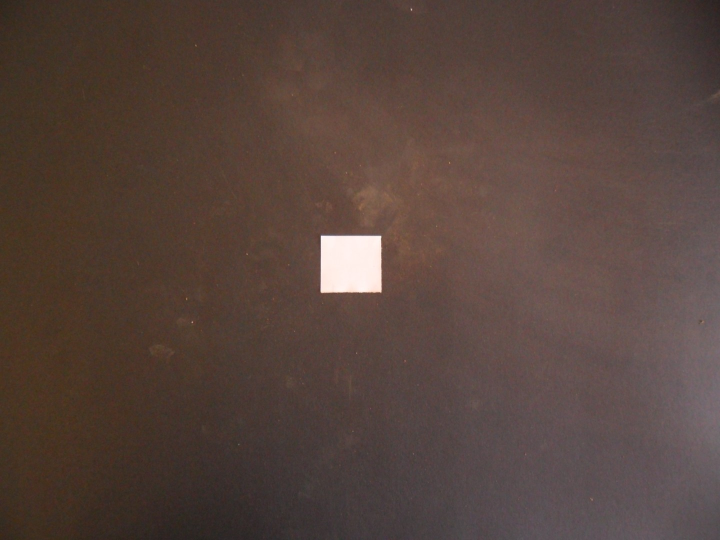
#> input picture imagenes/PATRONSAM_0035.JPG, 1440 x 1080 px (shown at 1/2 size); its folder holds only this picture in this run
$ python autotuning_x.py
#> lines starting #> are read from the running program, lines starting #| are printed output that depends on the picture; after the words box and inside, x2 and y2 are one past the last pixel; in counts of white or black regions, pixels touching at a corner belong together
import cv2 as cv
import numpy as np
import time     #importa time para hacer delays
from datetime import date, datetime #importa libreria dia de hoy fechas
import os

directory = r'.\imagenes'
contador = 0
for entry in os.scandir(directory):
    if (entry.path.endswith(".jpg") or entry.path.endswith(".JPG")) and entry.is_file():
        print(entry.path)

        umbrali = 85
        umbrals = 3
        edges = 0
        objetos = 10
        grosor = 2

        image = cv.imread(entry.path, 3)
#> image is the input picture: shape (1080, 1440, 3); mean B, G, R 61, 68.1, 86.6
        dimensions = image.shape
#> dimensions = (1080, 1440, 3)
        h = image.shape[0]
#> h = 1080
        w = image.shape[1]
#> w = 1440
        ch = image.shape[2]
#> ch = 3

        roi = image.copy()
        roi = roi[int(h*0.22):int(h*0.62), int(w*0.37):int(w*0.8)]
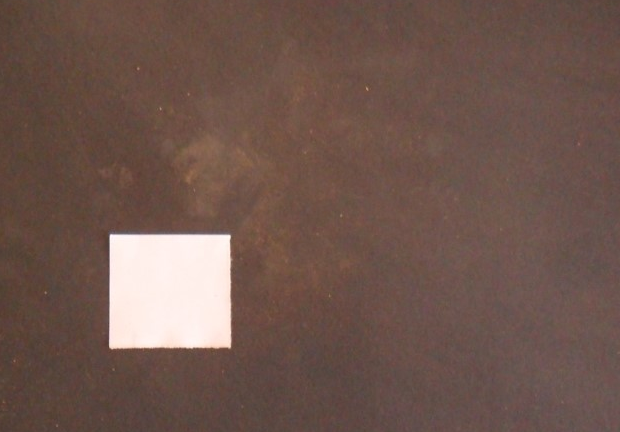
#> roi: shape (432, 620, 3); mean B, G, R 77.6, 86.5, 111.4
        segmentacion = roi.copy()
        image = roi

        gray = cv.cvtColor(image, cv.COLOR_BGR2GRAY)
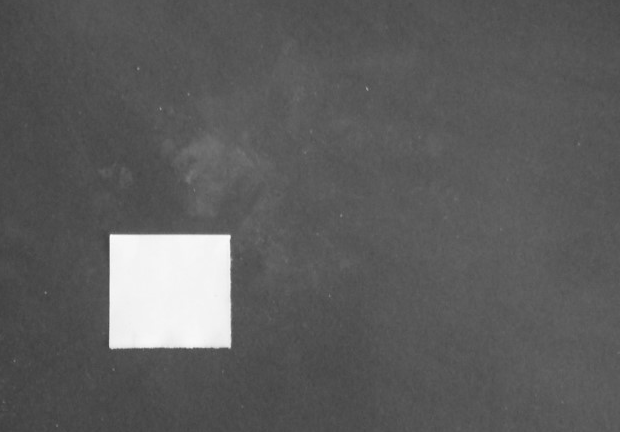
#> gray: shape (432, 620); min 63, max 252, mean 92.9

        blur = cv.GaussianBlur(gray, (5, 5), 0)

        median_pix = np.median(gray)
#> median_pix = 86
        lower = int(median_pix*0.6)
#> lower = 51
        upper = int(lower*1.4)
#> upper = 71

        canny_i = lower
#> canny_i = 51
        canny_s = upper
#> canny_s = 71

        edges = cv.Canny(blur, lower, upper)
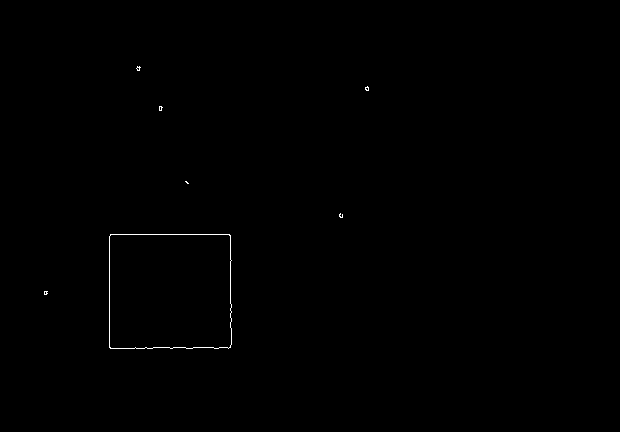
#> edges: shape (432, 620); 0.2% white in thin lines or dots, all inside (x1, y1, x2, y2) = (44, 66, 369, 349)
        (contornos,_) = cv.findContours(edges.copy(), cv.RETR_EXTERNAL, cv.CHAIN_APPROX_SIMPLE)
#> contornos = 7 contours, 6 with area under 20; largest, box (x1, y1, x2, y2) and area: (109, 234, 232, 349) 13755
        #contenido = contornos[0]
        objetos = int(len(contornos))
#> objetos = 7
        print("He encontrado {} objetos".format(len(contornos)))
#| He encontrado 7 objetos


        print (objetos)
#| 7
        print (lower, upper)
#| 51 71

        edges = cv.Canny(blur, lower, upper)

        image2 = image.copy()
        canny = edges.copy()


        canny = cv.drawContours(canny, contornos[0], -1, (255,255,255), thickness = grosor)
#> canny: shape (432, 620); 0.2% white in thin lines or dots, all inside (x1, y1, x2, y2) = (43, 66, 369, 349)

        canny = cv.GaussianBlur(canny, (7, 7), 0)

        thresh = cv.threshold(canny, 5, 255, cv.THRESH_BINARY)[1]
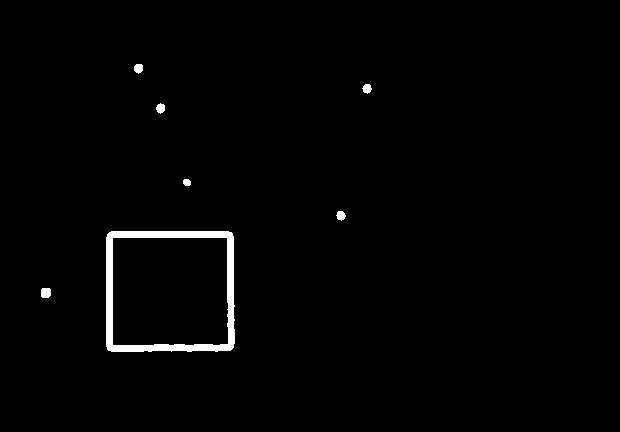
#> thresh: shape (432, 620); 1.4% white; 7 white regions

        # get the (largest) contour
        contours = cv.findContours(thresh, cv.RETR_EXTERNAL, cv.CHAIN_APPROX_NONE)
#> contours = 7 contours; box (x1, y1, x2, y2) and area: (106, 231, 235, 352) 15150, (41, 288, 51, 298) 78, (134, 64, 143, 74) 58, (156, 103, 165, 114) 58, (336, 211, 346, 221) 56, (362, 84, 372, 94) 56, (183, 179, 191, 186) 37
        contours = contours[0] if len(contours) == 2 else contours[1]
        big_contour = max(contours, key=cv.contourArea)
#> big_contour = contour of 480 points, box (x1, y1, x2, y2) (106, 231, 235, 352), area 15150

        # draw white filled contour on black background
        mask = np.zeros(image.shape[:2], np.uint8)
        mask = cv.drawContours(mask, [big_contour], 0, (255,255,255), cv.FILLED)
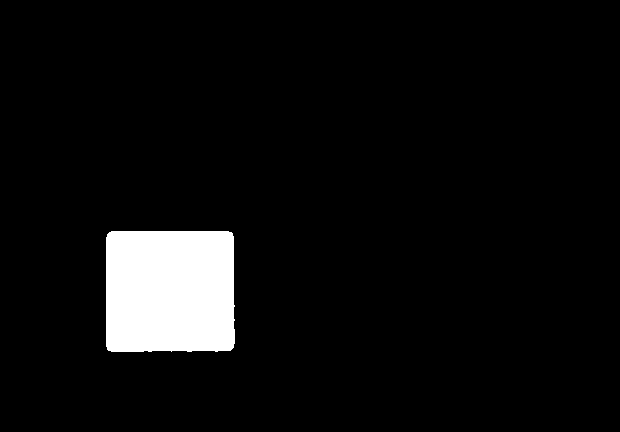
#> mask: shape (432, 620); 5.7% white; 1 white region, box (x1, y1, x2, y2) and area: (106, 231, 235, 352) 15391

        # save results

        result = cv.bitwise_and(image, image, mask=mask)
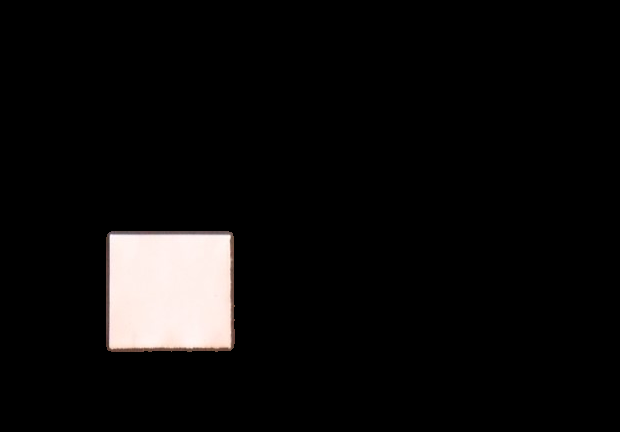
#> result: shape (432, 620, 3); mean B, G, R 12.4, 12.7, 13.7

        #grabaimagenes

        Area= np.sum(mask)
#> Area = 3924705
        Area=int(Area)

        lab = cv.cvtColor(result, cv.COLOR_BGR2LAB)
#> lab: shape (432, 620, 3); mean of channels 0, 1, 2 13.1, 128.3, 128.3
        L,A,B = cv.split(lab)

        mL = np.mean(L)
#> mL = 13.08
        mA = np.mean(A)
#> mA = 128.3
        mB = np.mean(B)
#> mB = 128.3


        hoy = date.today()
        ahora = datetime.now()
        tiempo_actual = ahora.strftime("%H:%M:%S")


        archivo = open('valores_papa.csv', "a")
        cadena = (str(hoy)+";"+str(tiempo_actual)+";"+str('00_'+str(entry.name))+
                    ";"+str(canny_i)+";"+str(canny_s)+
                    ";"+str(mL)+";"+str(mA)+";"+str(mB)+";"+str(Area)+
                    ";"+str(Area*11.3774/3924705)+"\n")
        archivo.write(cadena)
        archivo.close()

        path = ".\salida\\"
        print (path+entry.name)
        cv.imwrite(str(path+entry.name), result)
        cv.imwrite(str(path+entry.name)+'_gris.jpg', gray)
        cv.imwrite(str(path+entry.name)+'_blur.jpg', blur)
        cv.imwrite(str(path+entry.name)+'_b_.jpg', edges )
        cv.imwrite(str(path+entry.name)+'_m_.jpg',mask)
        cv.imwrite(str(path+entry.name)+'_segmentado.jpg',segmentacion)

        contador = contador+1

    print (contador)

#exit()

$ run again, on imagenes/VAR01SAM_0011.JPG
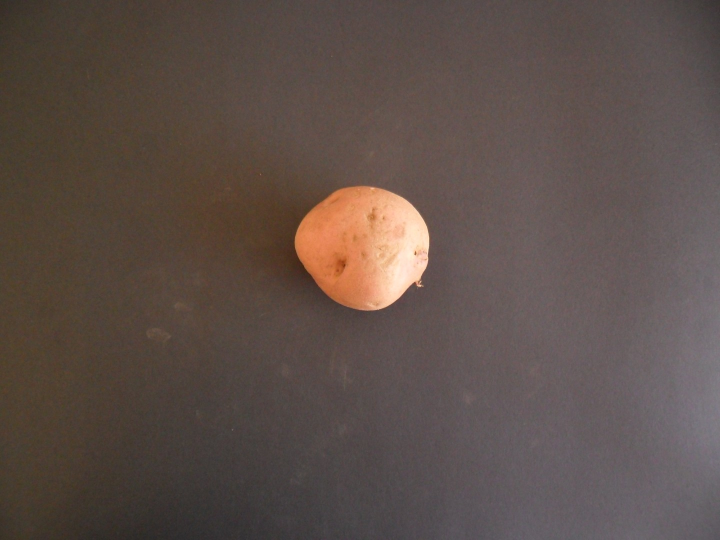
#> input picture imagenes/VAR01SAM_0011.JPG, 1440 x 1080 px (shown at 1/2 size)
#> image is the input picture: shape (1080, 1440, 3); mean B, G, R 73.5, 79.4, 93.5
#> median_pix = 91
#> lower = 54
#> upper = 75
#> canny_i = 54
#> canny_s = 75
#> `edges = cv.Canny(blur, lower, upper)`:
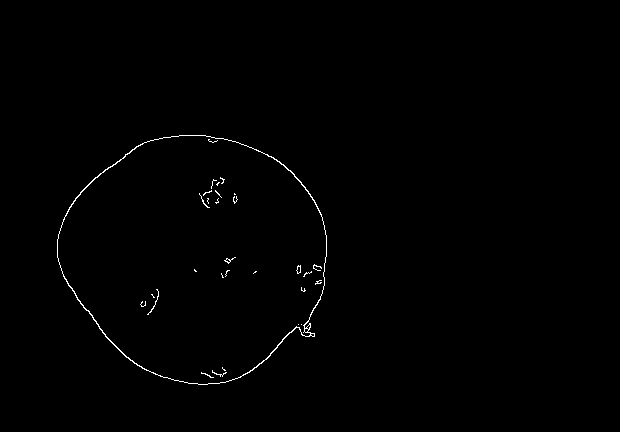
#> edges: shape (432, 620); 0.52% white in thin lines or dots, all inside (x1, y1, x2, y2) = (57, 135, 327, 385)
#> contornos = 1 contour; box (x1, y1, x2, y2) and area: (57, 135, 327, 385) 50597
#> objetos = 1
#| He encontrado 1 objetos
#| 1
#| 54 75
#> thresh: shape (432, 620); 3.2% white; 10 white regions
#> contours = 1 contour; box (x1, y1, x2, y2) and area: (54, 132, 330, 388) 53460
#> big_contour = contour of 777 points, box (x1, y1, x2, y2) (54, 132, 330, 388), area 53460
#> mask: shape (432, 620); 20.1% white; 1 white region, box (x1, y1, x2, y2) and area: (54, 132, 330, 388) 53850
#> Area = 13731750
#> lab: shape (432, 620, 3); mean of channels 0, 1, 2 35.5, 132.4, 134.4
#> `L,A,B = cv.split(lab)`:
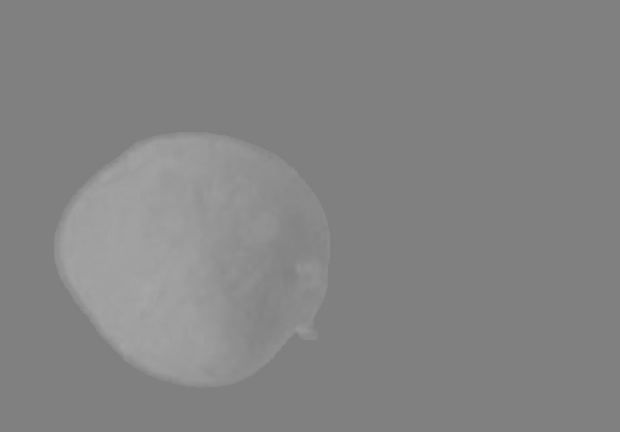
#> A: shape (432, 620); min 128, max 166, mean 132.4
#> mL = 35.52
#> mA = 132.4
#> mB = 134.4

$ run again, on imagenes/VAR01SAM_0013.JPG
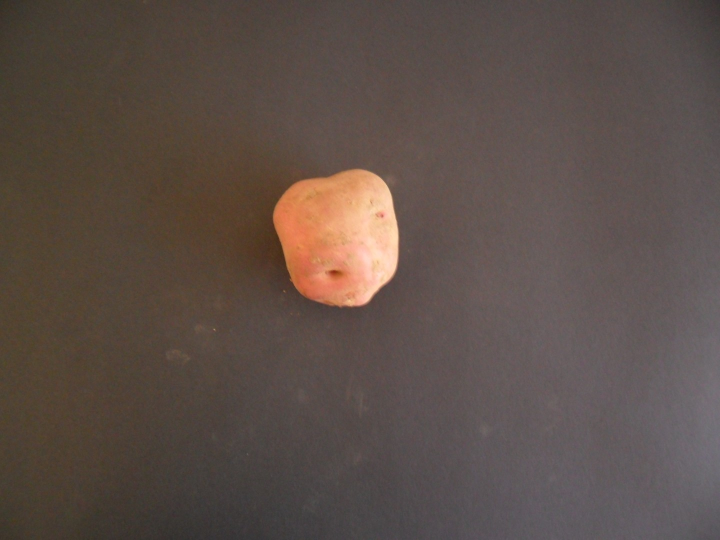
#> input picture imagenes/VAR01SAM_0013.JPG, 1440 x 1080 px (shown at 1/2 size)
#> image is the input picture: shape (1080, 1440, 3); mean B, G, R 72.5, 79.1, 92.8
#> median_pix = 90
#> lower = 54
#> upper = 75
#> canny_i = 54
#> canny_s = 75
#> `edges = cv.Canny(blur, lower, upper)`:
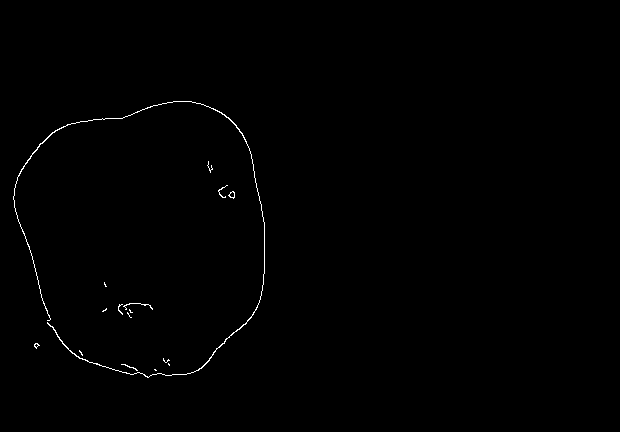
#> edges: shape (432, 620); 0.44% white in thin lines or dots, all inside (x1, y1, x2, y2) = (13, 101, 265, 378)
#> contornos = 16 contours, 14 with area under 20; largest, box (x1, y1, x2, y2) and area: (13, 101, 265, 378) 158, (228, 191, 235, 199) 27
#> objetos = 16
#| He encontrado 16 objetos
#| 16
#| 54 75
#> thresh: shape (432, 620); 2.6% white; 8 white regions
#> contours = 2 contours; box (x1, y1, x2, y2) and area: (10, 98, 268, 380) 56774, (31, 340, 42, 351) 70
#> big_contour = contour of 800 points, box (x1, y1, x2, y2) (10, 98, 268, 380), area 56774
#> mask: shape (432, 620); 21.3% white; 1 white region, box (x1, y1, x2, y2) and area: (10, 98, 268, 380) 57175
#> Area = 14579625
#> lab: shape (432, 620, 3); mean of channels 0, 1, 2 37.8, 132.8, 134.8
#> `L,A,B = cv.split(lab)`:
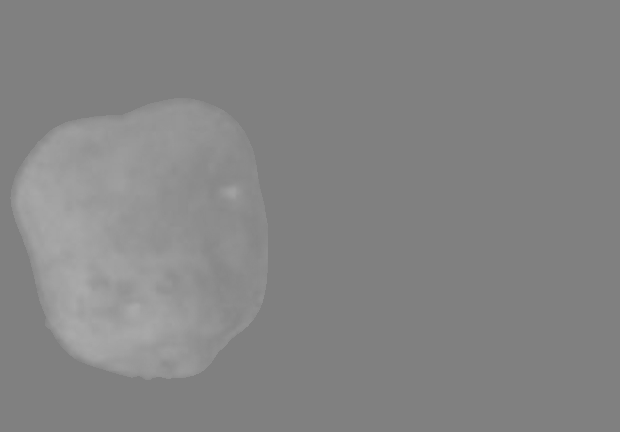
#> A: shape (432, 620); min 128, max 171, mean 132.8
#> mL = 37.83
#> mA = 132.8
#> mB = 134.8
